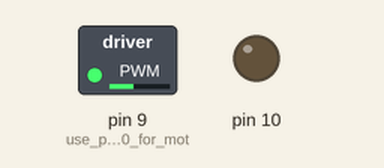
Recording of a sketch running on a simulated Arduino Uno, built with avr-gcc and run on an emulated ATmega328P. Shown: switched loads named in the sketch (green lamp = pin HIGH), output pins drawn as LEDs (lit = HIGH).

Above: at 0.1 s.
At 3.1 s:
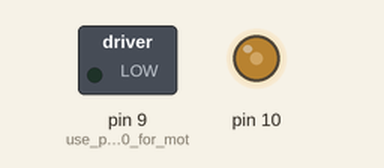
At 5.1 s:
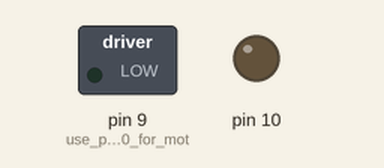
Timing chart, 0 to 6.6 s (numbered marks = the images above):
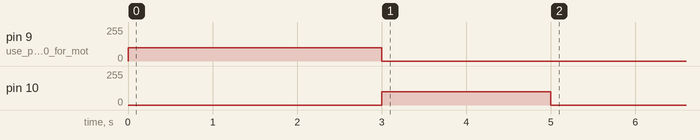

The sketch:

dcmotor-both.ino
```cpp
void setup() {
Serial.begin(115200); // set the baudrate
pinMode(9, OUTPUT);    // use pins 9 and 10 for motor output
pinMode(10, OUTPUT);
analogWrite(9, 100);   // Motor runs at a low speed
analogWrite(10, 0);
delay(3000);          // 3 second delay
analogWrite(9, 0);     //
analogWrite(10, 100);  // Motor runs in the reverse direction for
delay(2000);          // 2 seconds
analogWrite(9, 0);     // Motor is stopped
analogWrite(10, 0);    //
}
void loop(){
  // Code here runs in an infinite loop
}
```
